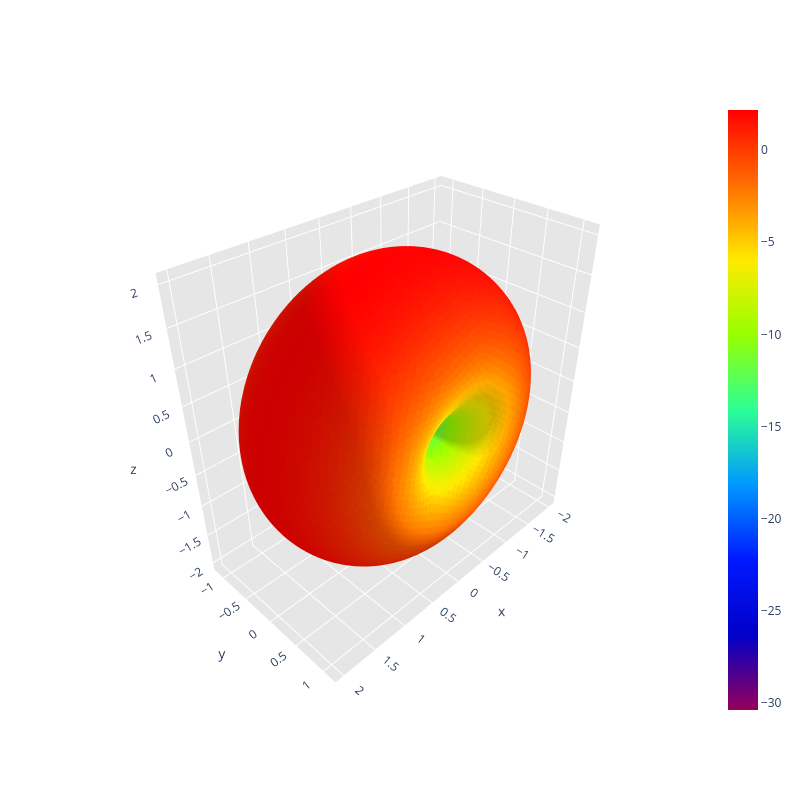

Notebook code for this chart:
### Markdown cell above
observationPoint = np.array([5, 0, 0])
calculate_electric_magnetic_field_at_point(path, observationPoint)

### Code cell
print("Calculating radiation intensity distribution over sphere surface...")
radiation_intensity_distribution_over_sphere_surface(path)

### Figure 1 — Plotly figure (JSON) as saved in the notebook; plotly's stock layout.template omitted (floating-point values rounded to 4 significant figures; data arrays with more than 128 entries replaced by an {"elided": "..."} marker saying what was removed)
{"data": [{"facecolor": {"elided": "10296 str values"}, "i": {"elided": "10296 int values"}, "j": {"elided": "10296 int values"}, "k": {"elided": "10296 int values"}, "name": "", "type": "mesh3d", "x": {"elided": "5150 float values"}, "y": {"elided": "5150 float values"}, "z": {"elided": "5150 float values"}}, {"hoverinfo": "none", "marker": {"color": [-30.39, 2.177], "colorscale": [[0, "rgb(150, 0, 90)"], [0.125, "rgb(0, 0, 200)"], [0.25, "rgb(0, 25, 255)"], [0.375, "rgb(0, 152, 255)"], [0.5, "rgb(44, 255, 150)"], [0.625, "rgb(151, 255, 0)"], [0.75, "rgb(255, 234, 0)"], [0.875, "rgb(255, 111, 0)"], [1, "rgb(255, 0, 0)"]], "showscale": true, "size": 0.1}, "mode": "markers", "showlegend": false, "type": "scatter3d", "x": [1.225e-16], "y": [-2.999e-32], "z": [2.0]}], "layout": {"height": 800, "scene": {"aspectratio": {"x": 0.9997, "y": 0.5688, "z": 1}, "xaxis": {"backgroundcolor": "rgb(230, 230, 230)", "gridcolor": "rgb(255, 255, 255)", "showbackground": true, "zerolinecolor": "rgb(255, 255, 255)"}, "yaxis": {"backgroundcolor": "rgb(230, 230, 230)", "gridcolor": "rgb(255, 255, 255)", "showbackground": true, "zerolinecolor": "rgb(255, 255, 255)"}, "zaxis": {"backgroundcolor": "rgb(230, 230, 230)", "gridcolor": "rgb(255, 255, 255)", "showbackground": true, "zerolinecolor": "rgb(255, 255, 255)"}}, "title": {"text": ""}, "width": 800}}
